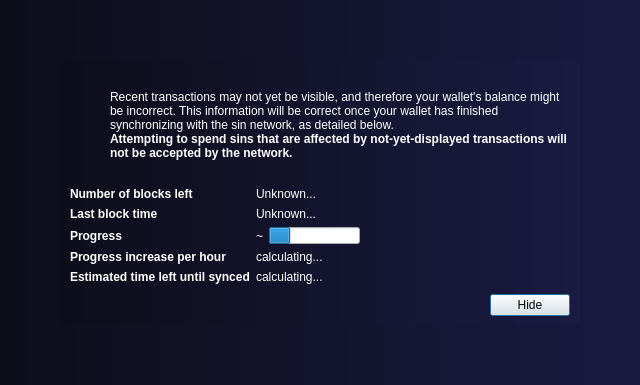
<?xml version="1.0" encoding="UTF-8"?>
<ui version="4.0">
 <class>ModalOverlay</class>
 <widget class="ModalOverlay" name="ModalOverlay">
  <property name="geometry">
   <rect>
    <x>0</x>
    <y>0</y>
    <width>640</width>
    <height>385</height>
   </rect>
  </property>
  <property name="windowTitle">
   <string>Form</string>
  </property>
  <layout class="QVBoxLayout" name="verticalLayout" stretch="0">
   <property name="sizeConstraint">
    <enum>QLayout::SetDefaultConstraint</enum>
   </property>
   <property name="leftMargin">
    <number>0</number>
   </property>
   <property name="topMargin">
    <number>0</number>
   </property>
   <property name="rightMargin">
    <number>0</number>
   </property>
   <property name="bottomMargin">
    <number>0</number>
   </property>
   <item>
    <widget class="QWidget" name="bgWidget" native="true">
     <property name="styleSheet">
      <string notr="true">QWidget#bgWidget {
background-color: qlineargradient(x1: 0, y1: 0, x2: 1, y2: 0, stop:0 #0d0d1a, stop:1 #191b41); color:#020024;
color: #ffffff;
} 
</string>
     </property>
     <layout class="QVBoxLayout" name="verticalLayoutMain" stretch="1">
      <property name="leftMargin">
       <number>60</number>
      </property>
      <property name="topMargin">
       <number>60</number>
      </property>
      <property name="rightMargin">
       <number>60</number>
      </property>
      <property name="bottomMargin">
       <number>60</number>
      </property>
      <item>
       <widget class="QWidget" name="contentWidget" native="true">
        <property name="styleSheet">
         <string notr="true">QLabel { color: rgb(255,255,255);  }

#contentWidget {
background-color: qlineargradient(x1: 0, y1: 0, x2: 1, y2: 0, stop:0 #0d0d1a, stop:1 #191b41); color:#020024;
 border-radius: 6px;
color: #ffffff;
} </string>
        </property>
        <layout class="QVBoxLayout" name="verticalLayoutSub" stretch="1,0,0,0">
         <property name="spacing">
          <number>0</number>
         </property>
         <property name="leftMargin">
          <number>10</number>
         </property>
         <property name="topMargin">
          <number>10</number>
         </property>
         <property name="rightMargin">
          <number>10</number>
         </property>
         <property name="bottomMargin">
          <number>10</number>
         </property>
         <item>
          <layout class="QHBoxLayout" name="horizontalLayoutIconText" stretch="0,1">
           <property name="topMargin">
            <number>20</number>
           </property>
           <item>
            <layout class="QVBoxLayout" name="verticalLayoutIcon">
             <property name="leftMargin">
              <number>0</number>
             </property>
             <item>
              <widget class="QPushButton" name="warningIcon">
               <property name="enabled">
                <bool>false</bool>
               </property>
               <property name="text">
                <string/>
               </property>
               <property name="icon">
                <iconset>
                 <normaloff>:/icons/warning</normaloff>
                 <disabledoff>:/icons/warning</disabledoff>:/icons/warning</iconset>
               </property>
               <property name="iconSize">
                <size>
                 <width>48</width>
                 <height>48</height>
                </size>
               </property>
               <property name="flat">
                <bool>true</bool>
               </property>
              </widget>
             </item>
             <item>
              <spacer name="verticalSpacerWarningIcon">
               <property name="orientation">
                <enum>Qt::Vertical</enum>
               </property>
               <property name="sizeHint" stdset="0">
                <size>
                 <width>20</width>
                 <height>40</height>
                </size>
               </property>
              </spacer>
             </item>
            </layout>
           </item>
           <item>
            <layout class="QVBoxLayout" name="verticalLayoutInfoText">
             <property name="leftMargin">
              <number>0</number>
             </property>
             <property name="topMargin">
              <number>0</number>
             </property>
             <item>
              <widget class="QLabel" name="infoText">
               <property name="text">
                <string>Recent transactions may not yet be visible, and therefore your wallet's balance might be incorrect. This information will be correct once your wallet has finished synchronizing with the sin network, as detailed below.</string>
               </property>
               <property name="textFormat">
                <enum>Qt::RichText</enum>
               </property>
               <property name="wordWrap">
                <bool>true</bool>
               </property>
              </widget>
             </item>
             <item>
              <widget class="QLabel" name="infoTextStrong">
               <property name="font">
                <font>
                 <weight>75</weight>
                 <bold>true</bold>
                </font>
               </property>
               <property name="text">
                <string>Attempting to spend sins that are affected by not-yet-displayed transactions will not be accepted by the network.</string>
               </property>
               <property name="textFormat">
                <enum>Qt::RichText</enum>
               </property>
               <property name="wordWrap">
                <bool>true</bool>
               </property>
              </widget>
             </item>
             <item>
              <spacer name="verticalSpacerInTextSpace">
               <property name="orientation">
                <enum>Qt::Vertical</enum>
               </property>
               <property name="sizeHint" stdset="0">
                <size>
                 <width>20</width>
                 <height>40</height>
                </size>
               </property>
              </spacer>
             </item>
            </layout>
           </item>
          </layout>
         </item>
         <item>
          <spacer name="verticalSpacerAfterText">
           <property name="orientation">
            <enum>Qt::Vertical</enum>
           </property>
           <property name="sizeHint" stdset="0">
            <size>
             <width>20</width>
             <height>40</height>
            </size>
           </property>
          </spacer>
         </item>
         <item>
          <layout class="QFormLayout" name="formLayout">
           <property name="fieldGrowthPolicy">
            <enum>QFormLayout::FieldsStayAtSizeHint</enum>
           </property>
           <property name="horizontalSpacing">
            <number>6</number>
           </property>
           <property name="verticalSpacing">
            <number>6</number>
           </property>
           <property name="topMargin">
            <number>10</number>
           </property>
           <item row="0" column="0">
            <widget class="QLabel" name="labelNumberOfBlocksLeft">
             <property name="font">
              <font>
               <weight>75</weight>
               <bold>true</bold>
              </font>
             </property>
             <property name="text">
              <string>Number of blocks left</string>
             </property>
            </widget>
           </item>
           <item row="0" column="1">
            <widget class="QLabel" name="numberOfBlocksLeft">
             <property name="text">
              <string>Unknown...</string>
             </property>
            </widget>
           </item>
           <item row="1" column="0">
            <widget class="QLabel" name="labelLastBlockTime">
             <property name="font">
              <font>
               <weight>75</weight>
               <bold>true</bold>
              </font>
             </property>
             <property name="text">
              <string>Last block time</string>
             </property>
            </widget>
           </item>
           <item row="1" column="1">
            <widget class="QLabel" name="newestBlockDate">
             <property name="sizePolicy">
              <sizepolicy hsizetype="Maximum" vsizetype="Preferred">
               <horstretch>0</horstretch>
               <verstretch>0</verstretch>
              </sizepolicy>
             </property>
             <property name="text">
              <string>Unknown...</string>
             </property>
            </widget>
           </item>
           <item row="2" column="0">
            <widget class="QLabel" name="labelSyncDone">
             <property name="font">
              <font>
               <weight>75</weight>
               <bold>true</bold>
              </font>
             </property>
             <property name="text">
              <string>Progress</string>
             </property>
            </widget>
           </item>
           <item row="2" column="1">
            <layout class="QHBoxLayout" name="horizontalLayoutSync" stretch="0,1">
             <item>
              <widget class="QLabel" name="percentageProgress">
               <property name="text">
                <string notr="true">~</string>
               </property>
              </widget>
             </item>
             <item>
              <widget class="QProgressBar" name="progressBar">
               <property name="value">
                <number>24</number>
               </property>
               <property name="format">
                <string/>
               </property>
              </widget>
             </item>
            </layout>
           </item>
           <item row="4" column="0">
            <widget class="QLabel" name="labelProgressIncrease">
             <property name="font">
              <font>
               <weight>75</weight>
               <bold>true</bold>
              </font>
             </property>
             <property name="text">
              <string>Progress increase per hour</string>
             </property>
            </widget>
           </item>
           <item row="4" column="1">
            <widget class="QLabel" name="progressIncreasePerH">
             <property name="text">
              <string>calculating...</string>
             </property>
            </widget>
           </item>
           <item row="5" column="0">
            <widget class="QLabel" name="labelEstimatedTimeLeft">
             <property name="font">
              <font>
               <weight>75</weight>
               <bold>true</bold>
              </font>
             </property>
             <property name="text">
              <string>Estimated time left until synced</string>
             </property>
            </widget>
           </item>
           <item row="5" column="1">
            <widget class="QLabel" name="expectedTimeLeft">
             <property name="text">
              <string>calculating...</string>
             </property>
            </widget>
           </item>
          </layout>
         </item>
         <item>
          <layout class="QHBoxLayout" name="horizontalLayoutButtons">
           <property name="leftMargin">
            <number>10</number>
           </property>
           <property name="topMargin">
            <number>10</number>
           </property>
           <item>
            <spacer name="horizontalSpacer">
             <property name="orientation">
              <enum>Qt::Horizontal</enum>
             </property>
             <property name="sizeHint" stdset="0">
              <size>
               <width>40</width>
               <height>20</height>
              </size>
             </property>
            </spacer>
           </item>
           <item>
            <widget class="QPushButton" name="closeButton">
             <property name="focusPolicy">
              <enum>Qt::StrongFocus</enum>
             </property>
             <property name="text">
              <string>Hide</string>
             </property>
             <property name="default">
              <bool>true</bool>
             </property>
            </widget>
           </item>
          </layout>
         </item>
        </layout>
       </widget>
      </item>
     </layout>
    </widget>
   </item>
  </layout>
 </widget>
 <customwidgets>
  <customwidget>
   <class>ModalOverlay</class>
   <extends>QWidget</extends>
   <header>qt/modaloverlay.h</header>
   <container>1</container>
  </customwidget>
 </customwidgets>
 <resources/>
 <connections/>
</ui>
